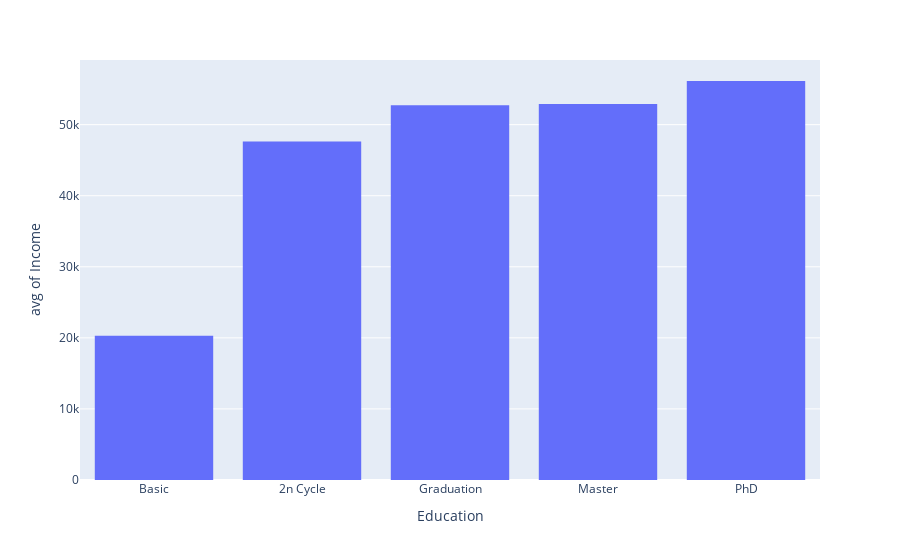

The notebook cell this image was saved under:
### Markdown cell above
### Recency Analysis

### Code cell
df = data[['Income','Education']]
category_orders={"Education":["Basic","2n Cycle","Graduation","Master","PhD"]}
fig = px.histogram(df, x="Education",y="Income",  histfunc='avg',category_orders=category_orders)
fig.show()

### Figure 1 — Plotly figure (JSON) as saved in the notebook; plotly's stock layout.template omitted (floating-point values rounded to 4 significant figures; data arrays with more than 128 entries replaced by an {"elided": "..."} marker saying what was removed)
{"data": [{"alignmentgroup": "True", "bingroup": "x", "histfunc": "avg", "hovertemplate": "Education=%{x}<br>avg of Income=%{y}<extra></extra>", "legendgroup": "", "marker": {"color": "#636efa", "pattern": {"shape": ""}}, "name": "", "offsetgroup": "", "orientation": "v", "showlegend": false, "type": "histogram", "x": {"elided": "2240 str values"}, "xaxis": "x", "y": {"elided": "2240 float values"}, "yaxis": "y"}], "layout": {"barmode": "relative", "legend": {"tracegroupgap": 0}, "margin": {"t": 60}, "xaxis": {"anchor": "y", "categoryarray": ["Basic", "2n Cycle", "Graduation", "Master", "PhD"], "categoryorder": "array", "domain": [0, 1], "title": {"text": "Education"}}, "yaxis": {"anchor": "x", "domain": [0, 1], "title": {"text": "avg of Income"}}}}
